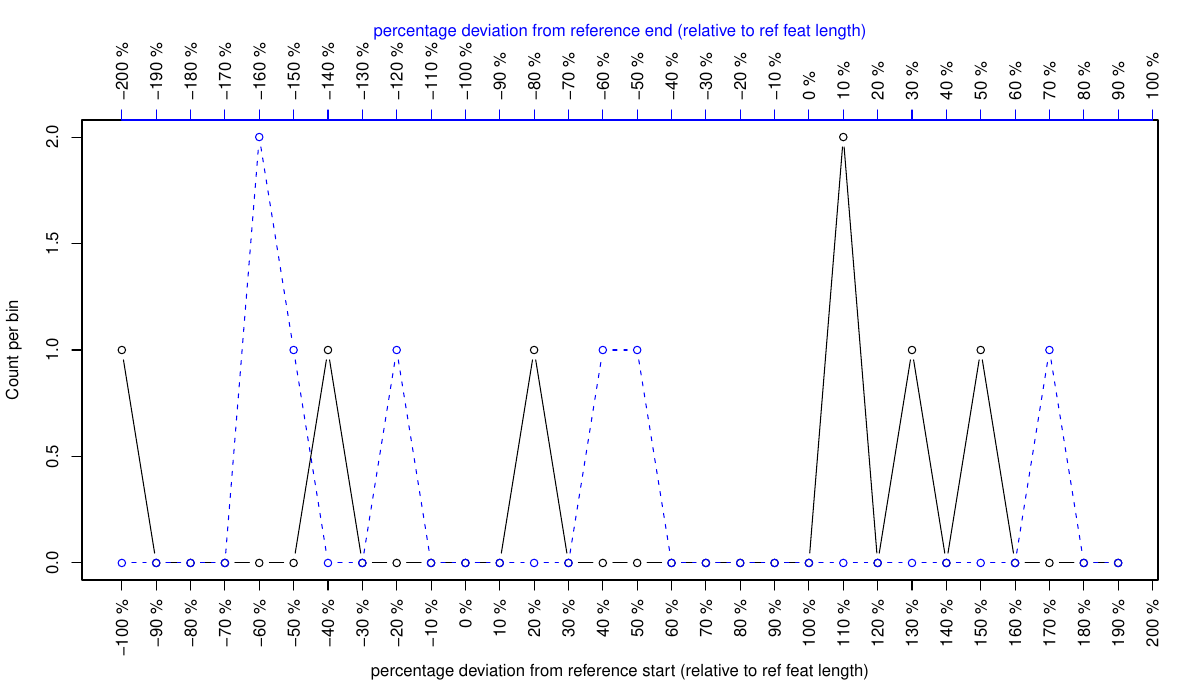

Recreate this plot in R.
pdf("L1-cbp-K27me3.pdf", width=12)
startx=c(-10,-9,-8,-7,-6,-5,-4,-3,-2,-1,0,1,2,3,4,5,6,7,8,9,10,11,12,13,14,15,16,17,18,19)
starty=c(1,0,0,0,0,0,1,0,0,0,0,0,1,0,0,0,0,0,0,0,0,2,0,1,0,1,0,0,0,0)
endx=c(-10,-9,-8,-7,-6,-5,-4,-3,-2,-1,0,1,2,3,4,5,6,7,8,9,10,11,12,13,14,15,16,17,18,19)
endy=c(0,0,0,0,2,1,0,0,1,0,0,0,0,0,1,1,0,0,0,0,0,0,0,0,0,0,0,1,0,0)
par(mar=c(6,4.1,6,2.1))
plot(startx, starty, type="b", xlab="", xaxt="n", ylab="Count per bin")
lines(endx, endy, type="b", lty=2, col="blue")
axis(1, seq(-10, 20), las=2, hadj=1.0, paste(seq(-10, 20)*10, "%"))
axis(3, seq(-10, 20), las=2, paste(seq(-20, 10)*10, "%"), col="blue", col.ticks="blue", col.lab="blue", )
legend(-9,-3, legend=c("Start positions", "End positions"), lty=c(1,2), col=c("black", "blue"))
mtext("percentage deviation from reference end (relative to ref feat length)", NORTH<-3, line=4, adj=0.5, col="blue")
mtext("percentage deviation from reference start (relative to ref feat length)", WEST<-1, line=4, adj=0.5, col="black")
dev.off()
